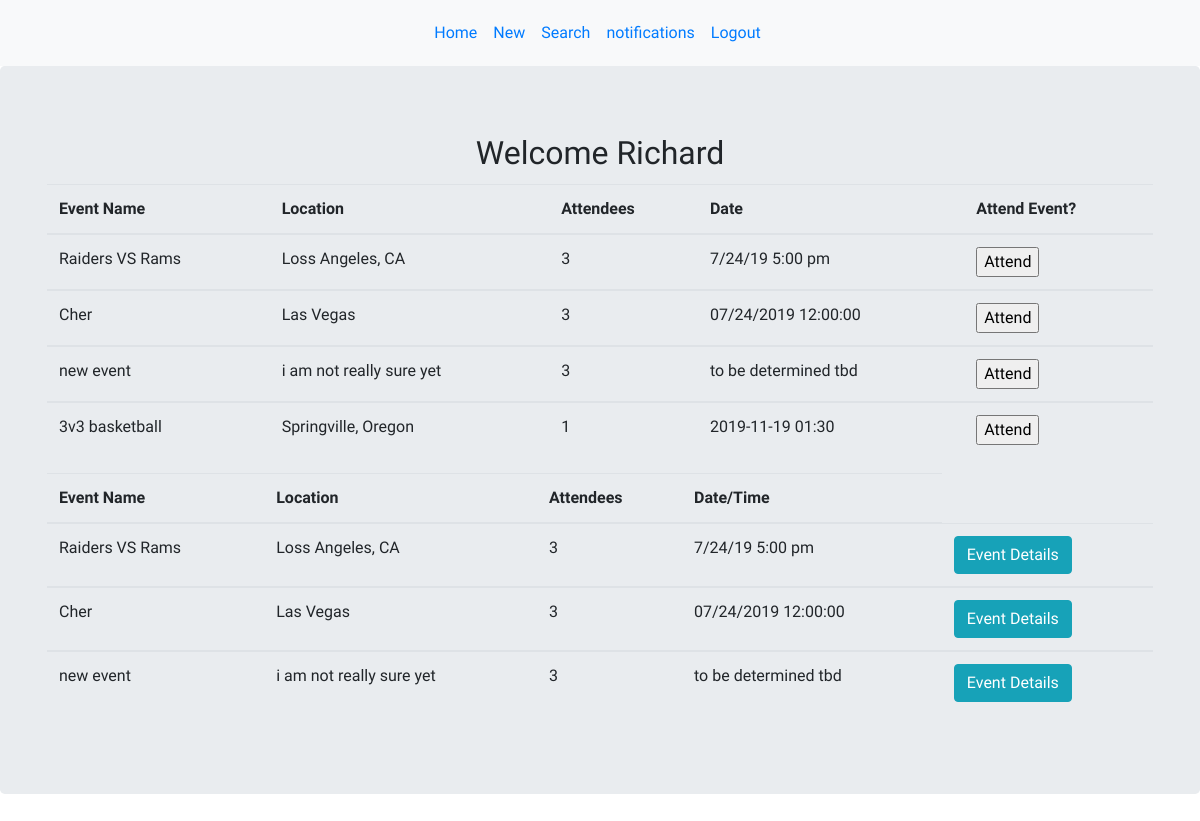
The app's page /homepage (signed in), older data.
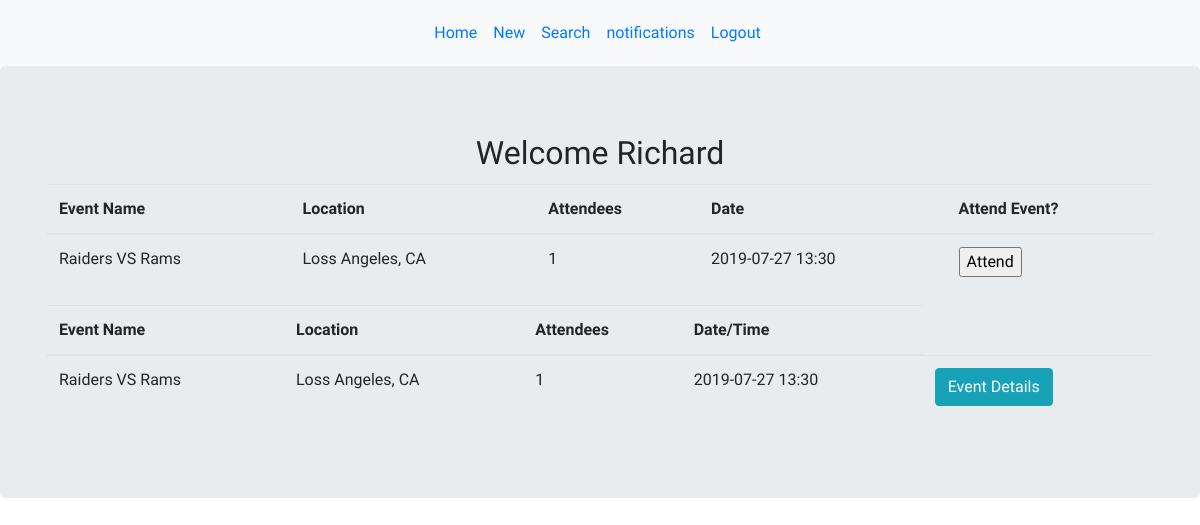
The same page, newer data.
### models.py (models this page shows)
class User(db.Model):
    __Tablename__ = "users"
    id = db.Column(db.Integer, primary_key=True)
    first_name = db.Column(db.String(100), nullable = False)
    last_name = db.Column(db.String(100), nullable = False)
    password = db.Column(db.String(200), unique = True, nullable = False)
    email = db.Column(db.String(100), unique = True, nullable = False)
    security_answer1 = db.Column(db.String(200))
    created_at = db.Column(db.DateTime, server_default=func.now())
    updated_at = db.Column(db.DateTime, server_default=func.now(), onupdate=func.now())
    users_that_attend_events = db.relationship('Event', lazy = 'dynamic', secondary = attendees_table)

class Event(db.Model):
    __Tablename__ = "events"
    id = db.Column(db.Integer, primary_key=True)
    event_title = db.Column(db.String(100))
    date = db.Column(db.String(8))
    time = db.Column(db.String(12))
    location = db.Column(db.String(100))
    information = db.Column(db.TEXT)
    creator_id = db.Column(db.Integer, db.ForeignKey("user.id"), nullable=False)
    author = db.relationship('User', foreign_keys=[creator_id], backref="user_messages", cascade="all")
    events_that_have_attendees = db.relationship('User', lazy = 'dynamic', secondary = attendees_table)

### controller_functions.py (the view)
def homepage():
    events = Event.query.all()
    user = User.query.get(session['uid'])
    user_events = user.users_that_attend_events.all()
    return render_template("user_home_page.html", all_events = events, all_events_of_user = user_events)

### templates/user_home_page.html (shortened to what this page needs)
<!DOCTYPE html>
<html lang="en">
<head>
    <link rel="stylesheet" href="{{ url_for('static', filename='main.css') }}">
    <link rel="stylesheet" href="https://maxcdn.bootstrapcdn.com/bootstrap/4.3.1/css/bootstrap.min.css">
</head>
<body>
    <nav class="navbar navbar-expand-sm bg-light justify-content-center">
        <ul class="navbar-nav">
            <li class="nav-item">
                <a class="nav-link" href="/homepage">Home</a>
            </li>
            <li class="nav-item">
                <a class="nav-link" href="/new">New</a>
            </li>
            <li class="nav-item">
                <a class="nav-link" href="#">Search</a>
            </li>
            <li class="nav-item">
                <a class="nav-link" href="event">notifications</a>
            </li>
            <li class="nav-item">
                <a class="nav-link" href="/logout">Logout</a>
            </li>
        </ul>
    </nav>
    <div class="jumbotron">
        <div class="d-flex justify-content-center">
            <h2>Welcome {{session['greetings']}} </h2>
        </div>
        <div class="table-responsive-md container">
                <table class="table table-hover">
                    <thead>
                        <tr>
                            <th> Event Name</th>
                            <th>Location</th>
                            <th>Attendees</th>
                            <th>Date</th>
                            <th>Attend Event?</th>
                        </tr>
                    </thead>
                    {% for event in all_events %}
                <tbody>
                    <tr>
                    <td>{{ event.event_title }}</td>
                    <td>{{ event.location }}</td>
                    <td>{{ event.events_that_have_attendees.count() }} </td>
                    <td>{{ event.date }} {{ event.time }} </td>
                    <form action="/new_attendee" method="post">
                        <td><input type="submit" value="Attend"></td>
                    </form>
                    </tr>
                </tbody>
                {% endfor %}
            </table>
            <table class="table table-hover">
                <thead>
                        <tr>
                            <th> Event Name</th>
                            <th>Location</th>
                            <th>Attendees</th>
                            <th>Date/Time</th>
                        </tr>
                    </thead>
                    {% for user in all_events_of_user %}
                    <tbody>
                        <td> {{ user.event_title }} </td>
                        <td>{{ user.location }}</td>
                        <td>{{ user.events_that_have_attendees.count() }}</td>
                        <td>{{ user.date }} {{ user.time }}</td>
                        <form action="/event/{{ user.id  }}">
                        <td><input class="btn btn-info" type="submit" value="Event Details"></td>
                    </form>
                    </tbody>
                    {% endfor %}
            </table>
        </div>
    </div>
</body>
</html>

### static/main.css (style rules this page uses)
h1, h4, h2 { font-family: 'Nanum Gothic Coding', monospace; padding: 4px; text-align: center; }
p, th, td, ul { font-family: 'Mali', cursive; padding: 5px; }

Row changes from the older to the newer data that the page shows:
removed Event: event_title "Cher", location "Las Vegas", events_that_have_attendees.count "3", date "07/24/2019", time "12:00:00"
removed Event: event_title "new event", location "i am not really sure yet", events_that_have_attendees.count "3", date "to be determined", time "tbd"
removed Event: event_title "3v3 basketball", location "Springville, Oregon", events_that_have_attendees.count "1", date "2019-11-19", time "01:30", shown under "Welcome Richard"
changed Event "Raiders VS Rams": events_that_have_attendees.count "3" → "1"; date "7/24/19" → "2019-07-27"; time "5:00 pm" → "13:30"
